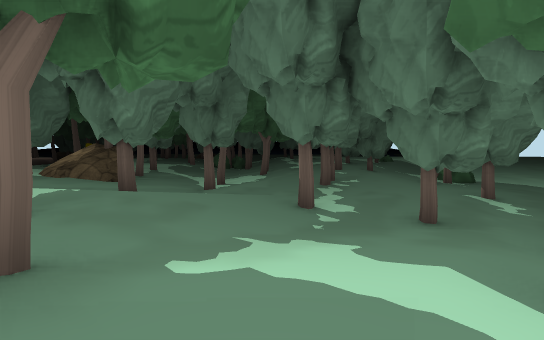
View 1 (above)

16 first-person views from a walk through a Unity game level. The camera is 1.3 m above the floor, tilts 4° down and sees 90° across. The floor is counted in squares, 2 m on a side. Each view is taken from the middle of a square. On the plan, view 1 faces up. The plan holds only what a view shows up to about 9 squares ahead; the rest is blank. The place goes on beyond the plan. The player is left out. Some animated figures are left out. Some surface patterns are stand-ins.

View 2
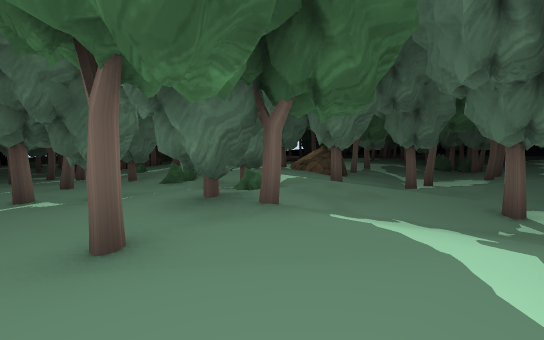

View 3
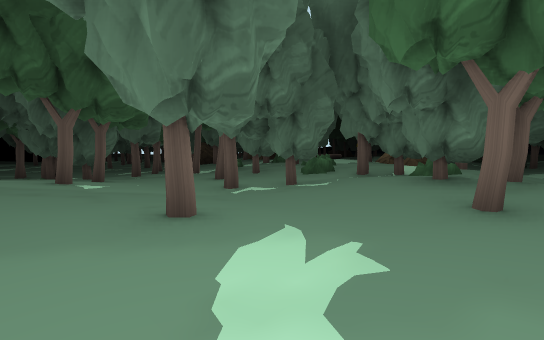

View 4
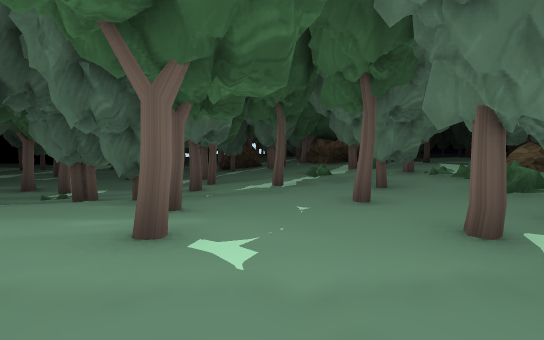

View 5
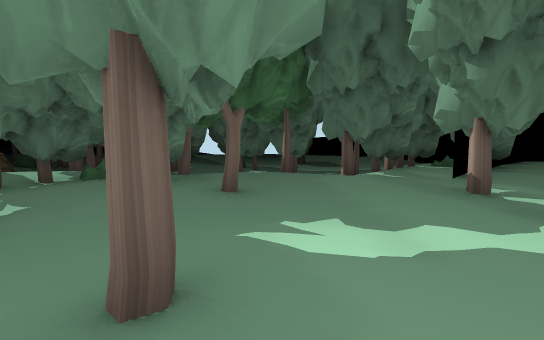

View 6
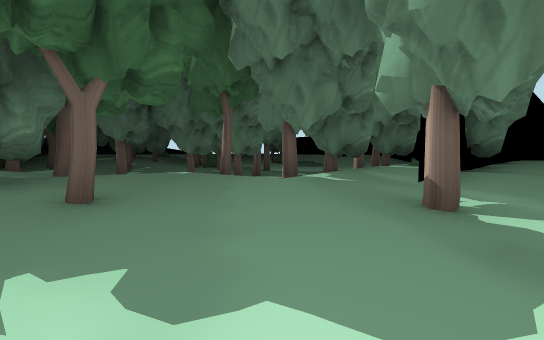

View 7
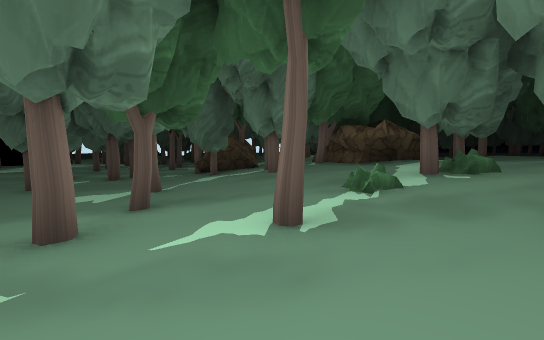

View 8
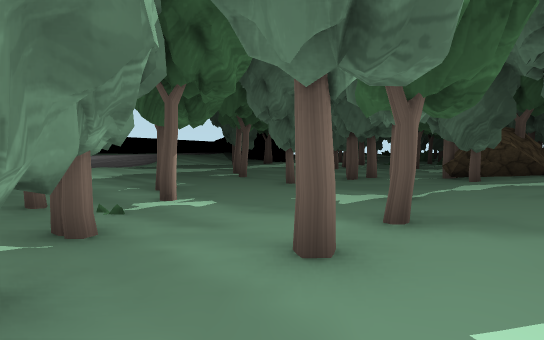

View 9
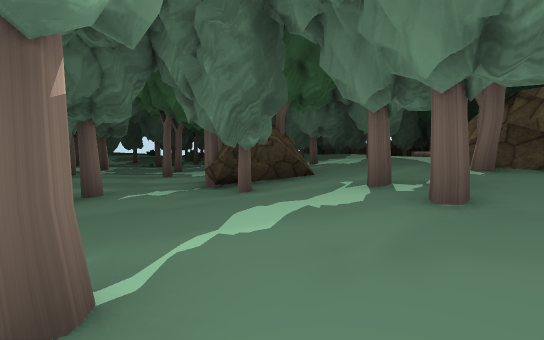

View 10
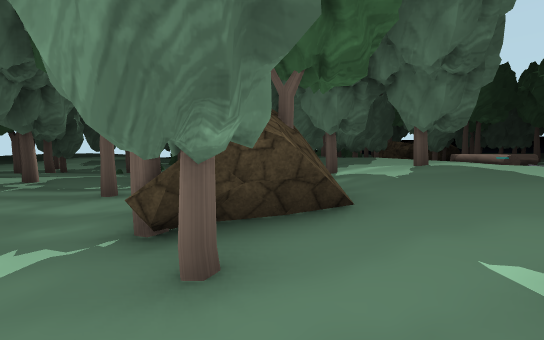

View 11
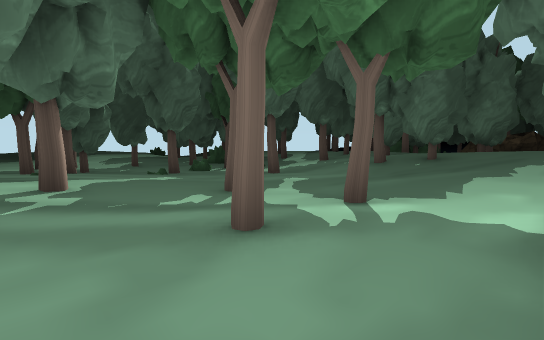

View 12
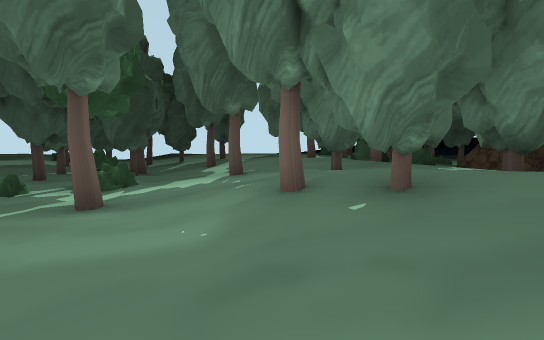

View 13
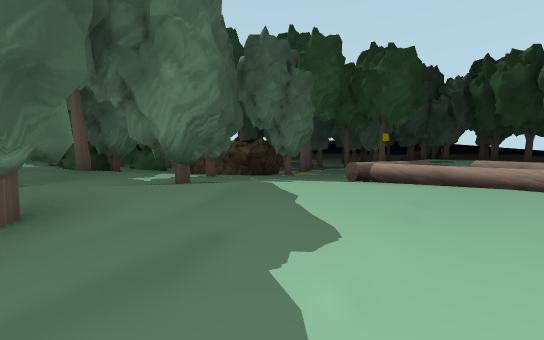

View 14
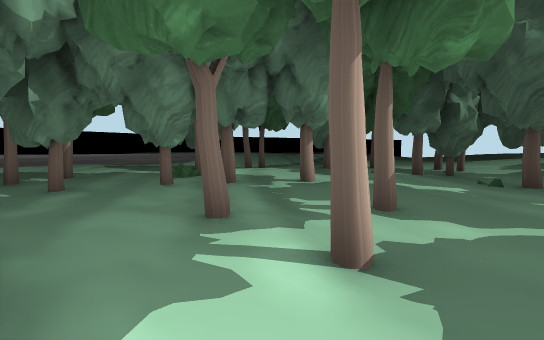

View 15
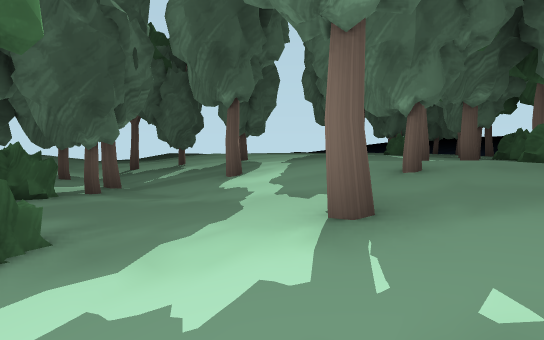

View 16
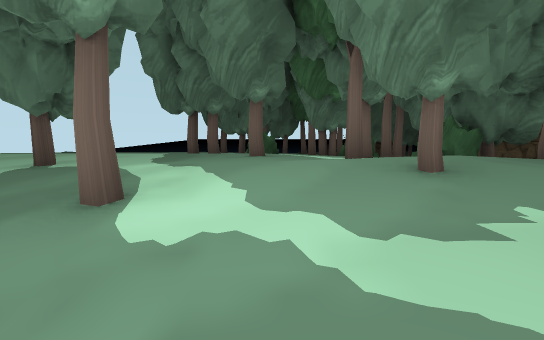

### Floor plan
Key: @ floor where view 1 was taken; # wall or solid block; x gap in a wall; . main floor; : floor 0.25 m higher than the main floor; + floor 0.5 m higher than the main floor; * floor 0.75 m higher than the main floor; % floor 1 m higher than the main floor; & floor 1.25 m higher than the main floor; / step, stairs or slope; = window, fence, low wall or low ledge; ^ raised ledge; O other object.
Columns run from 28 left of view 1 to 7 right of it. Each row starts with its distance up from view 1.
 20  ##
 19  &#####
 18 #&&&&######++
 17 &&&&#%%**##O*
 16 &&&&&##%***** =*
 15 %%&&&&#% #**^^=^
 14 **%%#&%%%%%%== ^
 13 +#+**%#&%#&%%=
 12 .::+#*%&&&&&&/
 11 #:::++**#%&%%&
 10 #.=:::+++*%%               :++
  9 ##..#.:::+*%#&&         +: :+++*+:#
  8 .=......:++*%%%   ## &/#/+.:::#++ ::
  7 ..#.....:::O**%  #^&&&###+#::::++:::
  6 ..........:OO*%###&&&& %%+++:::++#:
  5 #.:::::... OO+*%%%&&&& &%***:#::::
  4  #:::#::#..#O:+##%%#%% &&&%*:.#::
  3  :::++:::...::++**=%%%=%%#&*+++:
  2   #+++:/:..#.::+++***#/=##/****#
  1     ++#/:.....:#:+#+++***%##%%#
  0         :#.....:#:+++#*##%%%@%
 -1        ::...#....#:+++++****%%## ##
 -2        :.........:#++*++****%&&&&&
 -3        :......#.###+*#**#***%#%###
 -4          ......## **%%%%*****x%&&&&&

Positions as (right, up) in squares from view 1, and headings:
1: (0, 0), facing up
2: (1, -1), facing up-left
3: (-1, -4), facing up-left
4: (-5, -4), facing up-left
5: (-4, -4), facing up-right
6: (-2, -4), facing up-right
7: (-8, -1), facing up-left
8: (-9, -1), facing left
9: (-12, 1), facing up-left
10: (-14, 3), facing up-left
11: (-18, 3), facing up-left
12: (-19, 8), facing up-left
13: (-18, 9), facing up
14: (-18, 7), facing down-left
15: (-23, 10), facing up-left
16: (-26, 11), facing up
